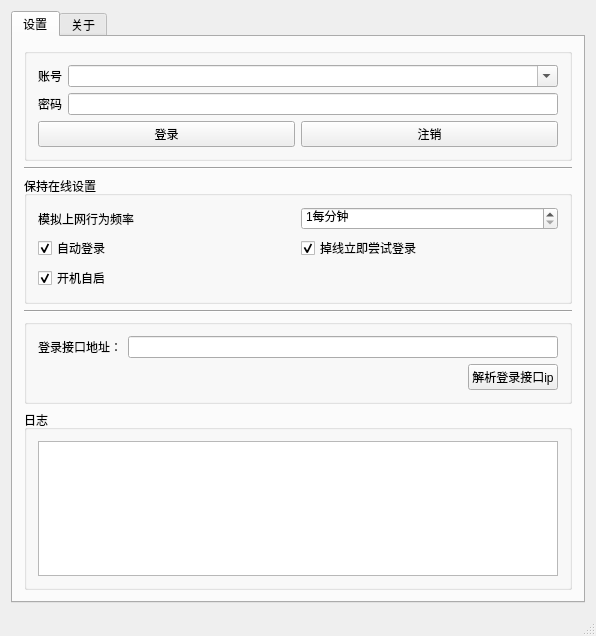
<?xml version="1.0" encoding="UTF-8"?>
<ui version="4.0">
 <class>SmartLinkForDrCOMClass</class>
 <widget class="QMainWindow" name="SmartLinkForDrCOMClass">
  <property name="geometry">
   <rect>
    <x>0</x>
    <y>0</y>
    <width>596</width>
    <height>636</height>
   </rect>
  </property>
  <property name="windowTitle">
   <string>SmartLinkForDrCOM</string>
  </property>
  <widget class="QWidget" name="centralWidget">
   <layout class="QGridLayout" name="gridLayout_7">
    <item row="0" column="0">
     <widget class="QTabWidget" name="tabWidget">
      <property name="currentIndex">
       <number>0</number>
      </property>
      <widget class="QWidget" name="seting">
       <attribute name="title">
        <string>设置</string>
       </attribute>
       <layout class="QGridLayout" name="gridLayout_6">
        <item row="0" column="0">
         <widget class="QGroupBox" name="groupBox">
          <property name="title">
           <string/>
          </property>
          <layout class="QGridLayout" name="gridLayout_4">
           <item row="0" column="0">
            <layout class="QGridLayout" name="gridLayout">
             <item row="0" column="0">
              <widget class="QLabel" name="label">
               <property name="text">
                <string>账号</string>
               </property>
              </widget>
             </item>
             <item row="0" column="1">
              <widget class="QComboBox" name="accountCB">
               <property name="editable">
                <bool>true</bool>
               </property>
              </widget>
             </item>
             <item row="1" column="0">
              <widget class="QLabel" name="label_2">
               <property name="text">
                <string>密码</string>
               </property>
              </widget>
             </item>
             <item row="1" column="1">
              <widget class="QLineEdit" name="passwordLE"/>
             </item>
            </layout>
           </item>
           <item row="1" column="0">
            <layout class="QHBoxLayout" name="horizontalLayout_2">
             <item>
              <widget class="QPushButton" name="loginBtn">
               <property name="text">
                <string>登录</string>
               </property>
              </widget>
             </item>
             <item>
              <widget class="QPushButton" name="logoutBtn">
               <property name="text">
                <string>注销</string>
               </property>
              </widget>
             </item>
            </layout>
           </item>
          </layout>
         </widget>
        </item>
        <item row="1" column="0">
         <widget class="Line" name="line">
          <property name="orientation">
           <enum>Qt::Horizontal</enum>
          </property>
         </widget>
        </item>
        <item row="2" column="0">
         <widget class="QGroupBox" name="groupBox_2">
          <property name="title">
           <string>保持在线设置</string>
          </property>
          <layout class="QGridLayout" name="gridLayout_2">
           <item row="0" column="1">
            <widget class="QSpinBox" name="simulatedBrowseIntervalSB">
             <property name="suffix">
              <string>每分钟</string>
             </property>
             <property name="minimum">
              <number>1</number>
             </property>
             <property name="maximum">
              <number>120</number>
             </property>
             <property name="singleStep">
              <number>1</number>
             </property>
            </widget>
           </item>
           <item row="2" column="0">
            <widget class="QCheckBox" name="enableAutoLoginCB">
             <property name="text">
              <string>自动登录</string>
             </property>
             <property name="checked">
              <bool>true</bool>
             </property>
            </widget>
           </item>
           <item row="2" column="1">
            <widget class="QCheckBox" name="enableForceLogin">
             <property name="text">
              <string>掉线立即尝试登录</string>
             </property>
             <property name="checked">
              <bool>true</bool>
             </property>
            </widget>
           </item>
           <item row="0" column="0">
            <widget class="QLabel" name="label_3">
             <property name="text">
              <string>模拟上网行为频率</string>
             </property>
            </widget>
           </item>
           <item row="3" column="0">
            <widget class="QCheckBox" name="enableAutoStartCB">
             <property name="text">
              <string>开机自启</string>
             </property>
             <property name="checked">
              <bool>true</bool>
             </property>
            </widget>
           </item>
          </layout>
         </widget>
        </item>
        <item row="3" column="0">
         <widget class="Line" name="line_2">
          <property name="orientation">
           <enum>Qt::Horizontal</enum>
          </property>
         </widget>
        </item>
        <item row="4" column="0">
         <widget class="QGroupBox" name="groupBox_4">
          <property name="title">
           <string/>
          </property>
          <layout class="QGridLayout" name="gridLayout_5">
           <item row="0" column="0">
            <layout class="QHBoxLayout" name="horizontalLayout">
             <item>
              <widget class="QLabel" name="label_4">
               <property name="text">
                <string>登录接口地址：</string>
               </property>
              </widget>
             </item>
             <item>
              <widget class="QLineEdit" name="authServerIpE"/>
             </item>
            </layout>
           </item>
           <item row="1" column="0">
            <layout class="QHBoxLayout" name="horizontalLayout_3">
             <item>
              <spacer name="horizontalSpacer">
               <property name="orientation">
                <enum>Qt::Horizontal</enum>
               </property>
               <property name="sizeHint" stdset="0">
                <size>
                 <width>40</width>
                 <height>20</height>
                </size>
               </property>
              </spacer>
             </item>
             <item>
              <widget class="QPushButton" name="parseIpBtn">
               <property name="text">
                <string>解析登录接口ip</string>
               </property>
              </widget>
             </item>
            </layout>
           </item>
          </layout>
         </widget>
        </item>
        <item row="5" column="0">
         <widget class="QGroupBox" name="groupBox_3">
          <property name="title">
           <string>日志</string>
          </property>
          <layout class="QGridLayout" name="gridLayout_3">
           <item row="0" column="0">
            <widget class="QPlainTextEdit" name="logPT"/>
           </item>
          </layout>
         </widget>
        </item>
       </layout>
      </widget>
      <widget class="QWidget" name="about">
       <attribute name="title">
        <string>关于</string>
       </attribute>
      </widget>
     </widget>
    </item>
   </layout>
  </widget>
  <widget class="QStatusBar" name="statusBar"/>
 </widget>
 <layoutdefault spacing="6" margin="11"/>
 <resources/>
 <connections/>
</ui>
